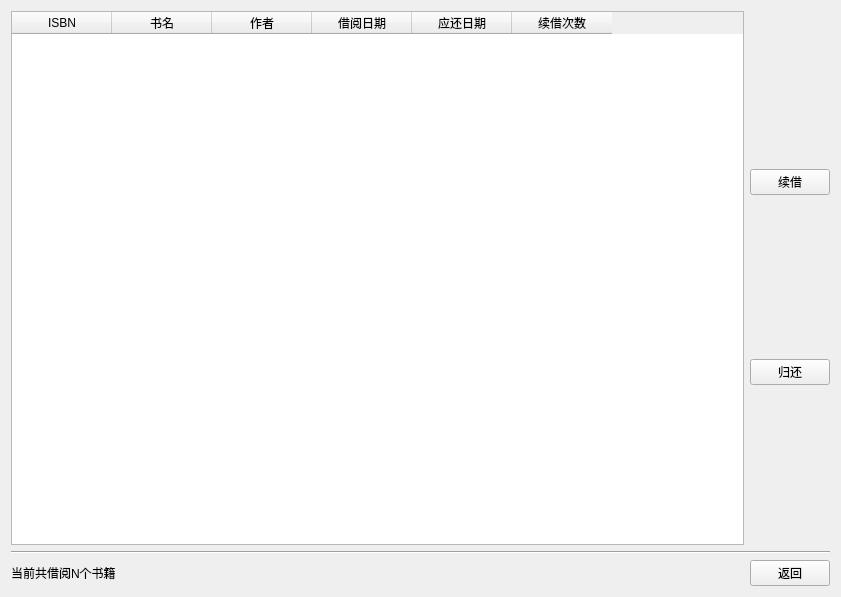
<?xml version="1.0" encoding="UTF-8"?>
<ui version="4.0">
 <class>Form</class>
 <widget class="QWidget" name="Form">
  <property name="geometry">
   <rect>
    <x>0</x>
    <y>0</y>
    <width>841</width>
    <height>597</height>
   </rect>
  </property>
  <property name="windowTitle">
   <string>续借与归还</string>
  </property>
  <layout class="QHBoxLayout" name="horizontalLayout_4">
   <item>
    <layout class="QVBoxLayout" name="verticalLayout_3">
     <item>
      <layout class="QHBoxLayout" name="horizontalLayout_2">
       <item>
        <layout class="QVBoxLayout" name="verticalLayout_2">
         <item>
          <layout class="QHBoxLayout" name="horizontalLayout">
           <item>
            <widget class="QTableWidget" name="informationTable">
             <property name="editTriggers">
              <set>QAbstractItemView::NoEditTriggers</set>
             </property>
             <column>
              <property name="text">
               <string>ISBN</string>
              </property>
             </column>
             <column>
              <property name="text">
               <string>书名</string>
              </property>
             </column>
             <column>
              <property name="text">
               <string>作者</string>
              </property>
             </column>
             <column>
              <property name="text">
               <string>借阅日期</string>
              </property>
             </column>
             <column>
              <property name="text">
               <string>应还日期</string>
              </property>
             </column>
             <column>
              <property name="text">
               <string>续借次数</string>
              </property>
             </column>
            </widget>
           </item>
           <item>
            <layout class="QVBoxLayout" name="verticalLayout">
             <item>
              <widget class="QPushButton" name="renewButton">
               <property name="text">
                <string>续借</string>
               </property>
              </widget>
             </item>
             <item>
              <widget class="QPushButton" name="returnButton">
               <property name="text">
                <string>归还</string>
               </property>
              </widget>
             </item>
            </layout>
           </item>
          </layout>
         </item>
         <item>
          <widget class="Line" name="line_2">
           <property name="orientation">
            <enum>Qt::Horizontal</enum>
           </property>
          </widget>
         </item>
         <item>
          <layout class="QHBoxLayout" name="horizontalLayout_3">
           <item>
            <widget class="QLabel" name="borrowInformationLabel">
             <property name="text">
              <string>当前共借阅N个书籍</string>
             </property>
            </widget>
           </item>
           <item>
            <spacer name="horizontalSpacer">
             <property name="orientation">
              <enum>Qt::Horizontal</enum>
             </property>
             <property name="sizeHint" stdset="0">
              <size>
               <width>40</width>
               <height>20</height>
              </size>
             </property>
            </spacer>
           </item>
           <item>
            <widget class="QPushButton" name="backButton">
             <property name="text">
              <string>返回</string>
             </property>
            </widget>
           </item>
          </layout>
         </item>
        </layout>
       </item>
      </layout>
     </item>
    </layout>
   </item>
  </layout>
 </widget>
 <resources/>
 <connections/>
</ui>
